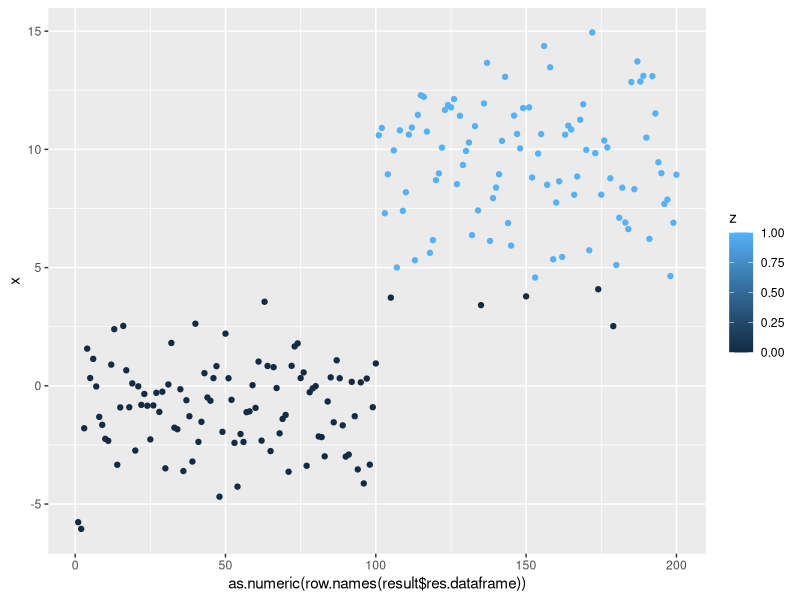
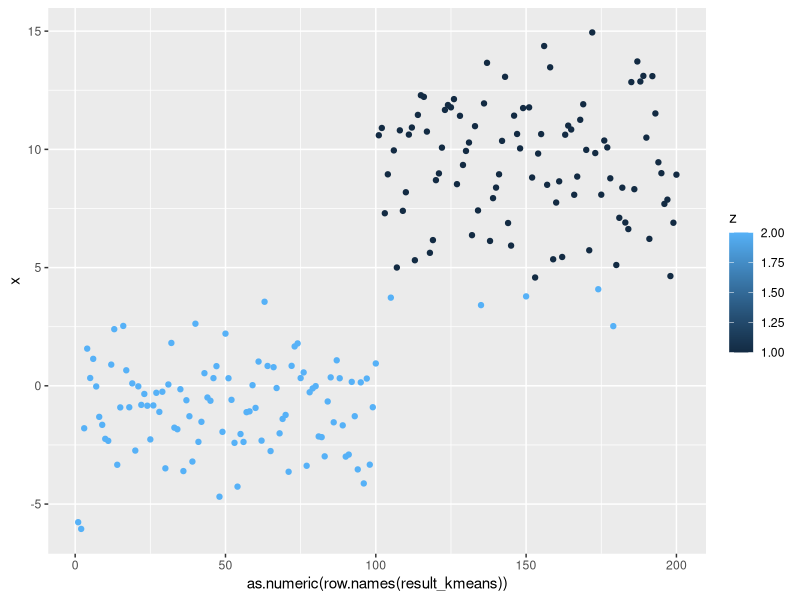
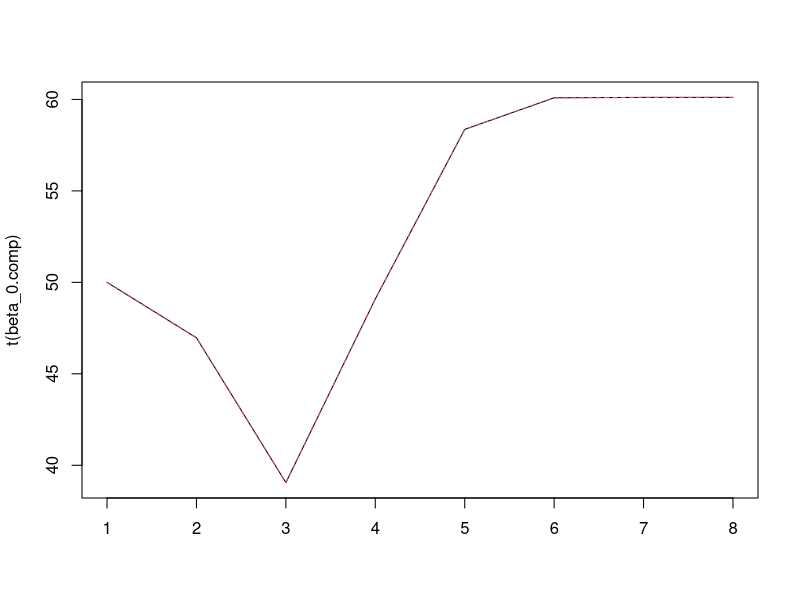
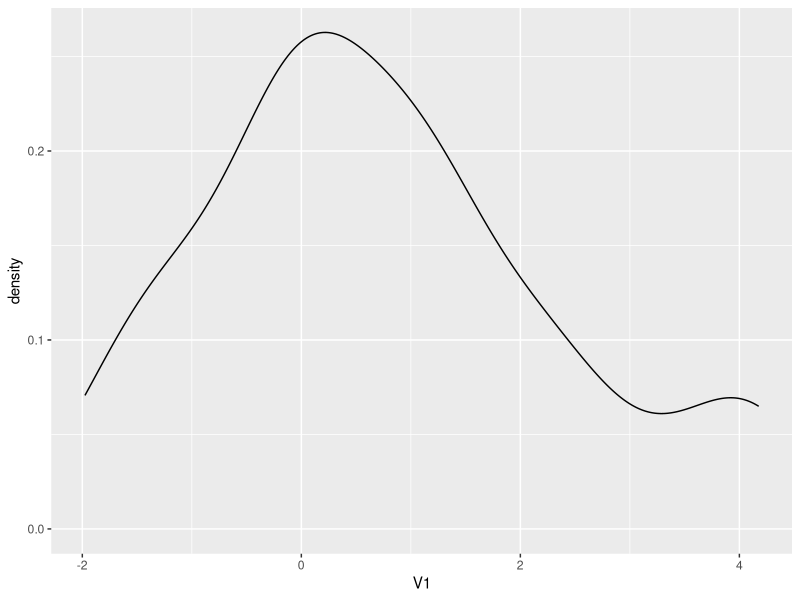
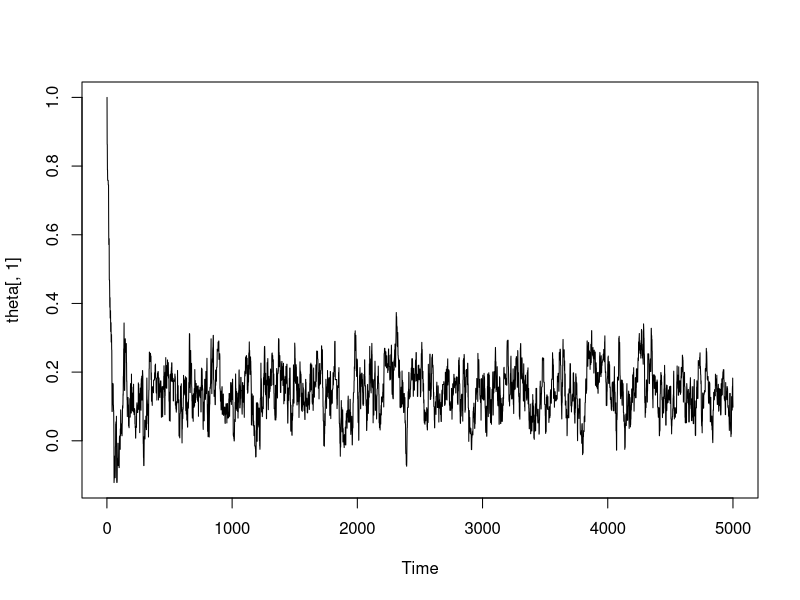
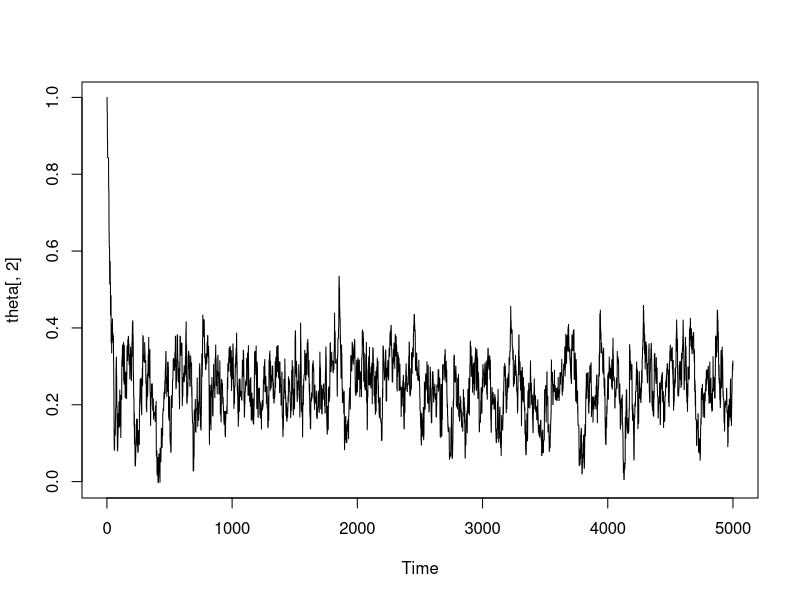
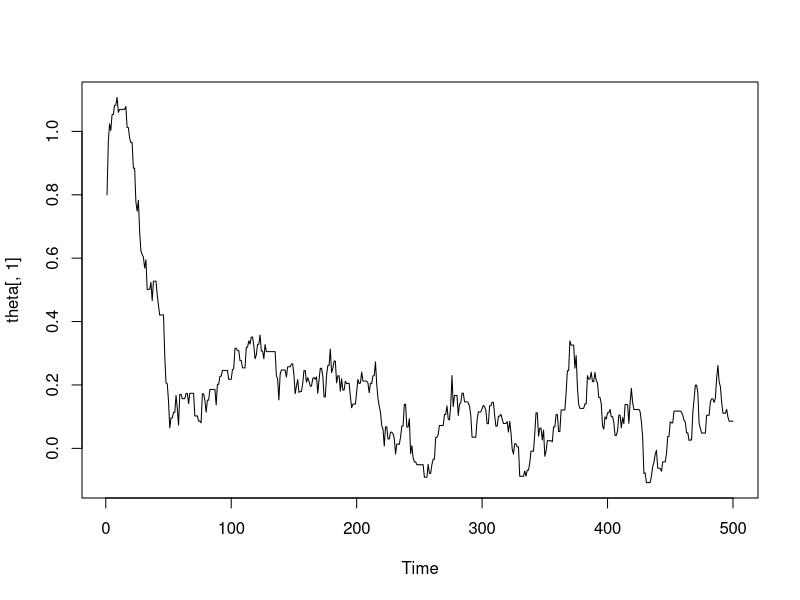
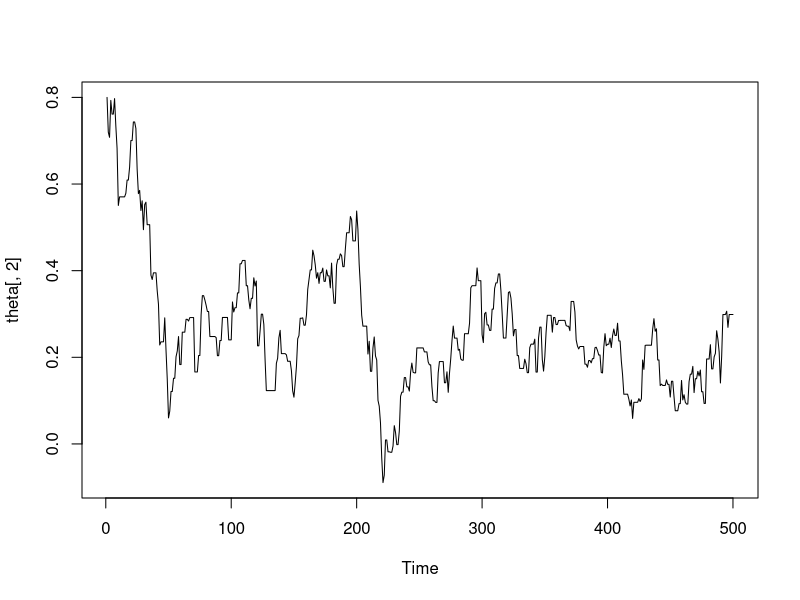

The R source for these figures, in order:
### Lista 2 - Tais Bellini - 205650 ###

library(ggplot2)
library(dplyr)

#### Questao 1 ####

#funcao a ser minimizada
f = function(u, x, z){ 
  u = as.matrix(u)
  sum(z*(x-u[1,])^2) + sum((1-z)*(x-u[2,])^2)
}


#Algoritmo de atualizacao em blocos
block.opt = function(u0, f, data){
  
  cc = FALSE
  data = as.matrix(data)
  res = res_temp = cbind(data, rep(0, nrow(data)))
  zindex = ncol(data)+1
  count = 0

  
  while(!cc && count < 1000){
    for (i in 1:nrow(data)){
      if (f(u0, data[i,], 0) < f(u0, data[i,], 1)) res[i,zindex] = 0 else res[i,zindex] = 1
    }
    
    if(sum(res[,zindex] != res_temp[,zindex]) == 5) cc = TRUE
    res_temp = res
    
    u0 = cbind(u0, rep(0, nrow(u0)))
    u0[1,] = colMeans(res[res[,zindex]==1,])
    u0[2,] = colMeans(res[res[,zindex]==0,])
    u0 = u0[1:ncol(data)]
    
    count = count + 1 
    
    
  }
  
  colnames(res) = c("x", "z")
  res = as.data.frame(res)
  
  return(list("res.dataframe" = res, "u" = u0))
  
}

#inicializar 2 clusters

a = rnorm(100, -1, 2)
b = rnorm(100, 9, 3)
data = c(a,b)

u0 = sample_n(as.data.frame(data), 2)
result = block.opt(u0, f, data)

ggplot(aes(x = as.numeric(row.names(result$res.dataframe)), y = x, color = z), data=result$res.dataframe) + geom_point()
result$u

#validando o resutado com um algoritmo pre pronto
kmeans <- kmeans(data, centers = 2)
result_kmeans = cbind(as.matrix(data), kmeans$cluster)
colnames(result_kmeans) = c("x", "z")
result_kmeans = as.data.frame(result_kmeans)
ggplot(aes(x=as.numeric(row.names(result_kmeans)), y=x, color = z), data=result_kmeans) + geom_point()
kmeans$centers

#### Questao 2 ####

## a 
x = runif(200, 2, 40)
epslon = rnorm(200)
beta = c(60, -0.05)

y = beta[1]*exp(beta[2]*x)+epslon


## b
# ref: https://pt.wikipedia.org/wiki/Algoritmo_de_Gauss-Newton

J = function (beta, x) {
  return(cbind(-exp(beta[2]*x), -beta[1]*x*exp(beta[2]*x)))
}

r = function(beta, x, y) {
  return(y-beta[1]*exp(beta[2]*x))
}


gauss_newton = function (beta_0, J, r, x, y) {
  
  #aux to store execution
  z = beta_0
  
  #aux cc
  i = 0
  
  cc = 1
  while(cc > 0.0001 && i<1000) {
    beta_i = beta_0 - solve(t(J(beta_0, x))%*%J(beta_0, x))%*%t(J(beta_0, x))%*%r(beta_0, x, y)
    cc = sum((beta_i - beta_0)^2)
    beta_0 = c(beta_i)
    z = cbind(z, beta_i)
  }
  return (list(beta_hat = beta_i, z = z))
  
}

beta_0 = c(50, -0.10)
beta_hat = gauss_newton(beta_0, J, r, x, y)

colnames(beta_hat$z) = paste("i",1:ncol(beta_hat$z),sep="")
rownames(beta_hat$z) = c("beta0-gn", "beta1-gn")

##c

f = function(beta,x,y){
  sum((y-beta[1]*exp(beta[2]*x))^2)
}

d1 = function(beta, x){
  A = rbind(0,0)
  A[1] = sum(2*(y-beta[1]*exp(beta[2]*x))*(-exp(beta[2]*x)))
  A[2] = sum(2*(y-beta[1]*exp(beta[2]*x))*(-beta[1]*x*exp(beta[2]*x)))
  return(A)
}
  
d2 = function (beta, x) { 
  A = matrix(0,nrow=length(beta),ncol=length(beta))
  A[1,1] = sum(-2*exp(beta[2]*x)*(-exp(beta[2]*x)))
  A[2,2] = sum(2*(-beta[1]*x*exp(beta[2]*x))*(-beta[1]*x*exp(beta[2]*x)))
  + sum(2*(y-beta[1]*exp(beta[2]*x))*(-beta[1]*x^2*exp(beta[2]*x)))
  A[2,1] = A[1,2] = sum(2*(-beta[1]*x*exp(beta[2]*x))*(-exp(beta[2]*x)))
  + sum(2*(y-beta[1]*exp(beta[2]*x))*(-x*exp(beta[2]*x)))
  return(A)
}

newton_raphson = function(beta_0,d1,d2, x, e=0.0001){
  
  z = beta_0
  i = 0
  
  cc = 1
  while(cc>e && i<1000){
    beta_i = beta_0 - solve(d2(beta_0, x))%*%d1(beta_0, x)
    cc = sum((beta_i-beta_0)^2)
    beta_0 = beta_i
    i=i+1
    z = cbind(z,beta_i)
  }
  return(list(beta_hat = beta_i, z = z))
}

beta_hat.nr = newton_raphson(beta_0, d1, d2, x)
colnames(beta_hat.nr$z) = paste("i",1:ncol(beta_hat$z),sep="")
rownames(beta_hat.nr$z) = c("beta0-nr", "beta1-nr")

beta_0.comp = rbind(beta_hat$z[1,], beta_hat.nr$z[1,])
beta_0.comp

beta_1.comp = rbind(beta_hat$z[2,], beta_hat.nr$z[2,])
beta_1.comp


matplot(t(beta_0.comp), type='l')

#### Questao 3 ####

install.packages("mixtools")
library(mixtools)

##a 
m = 3
n = 40
u = rbind(c(0,0,0), c(3,3,3))
sigma = matrix(1,2,3)

w1 = 0.7
w2 = 1-w1

set.seed(205650)
X = rmvnormmix(n, lambda=c(w1,w2), mu=u, sigma=sigma)

#verificando a dist de V1
X1 = as.data.frame(X)
ggplot(X1, aes(x=V1)) + geom_density()

#Vamos inicializar aqui os chutes iniciais para as simulacoes:

w0_ci = c(0.6, 0.4)
u0_ci = c(1,1,1,4,4,4)

##b

#Verossimilhanca

f = function(u,x){
  w = c(w1,w2)
  u1 = u[1:3]
  u2 = u[3:6]
  sum(log(w[1]*dmvnorm(x-u1) + w[2]*dmvnorm(x-u2)))
}

#Simulated Annealing
opt.sa = function(iter, x, u0) {
  theta = matrix(0,nrow=iter,ncol=length(u0))
  theta[1,] = u0
  f.eval = rep(0, iter)
  f.eval[1] = f(theta[1,],x)
  
  for(i in 2:iter){
    temp = 1/log(1+i)
    d = 0.1*sqrt(temp) #0.1*sqrt(temp)
    e = rnorm(6)*d
    te1 = theta[(i-1),]+e
    u = runif(1)
    prob = min(exp((f(te1,x)-f(theta[(i-1),],x))/temp),1)
    theta[i,] = (u <= prob)*te1 + (u > prob)*theta[(i-1),]    
    f.eval[i] = f(theta[i,],x)
  }
  
  #encontra o máximo
  pos = which.max(f.eval)   
  theta.ot = theta[pos,]    
  plot.ts(theta[,1]);plot.ts(theta[,2])
  return(list("theta_hat" = theta.ot, "history_u" = theta ))
  
}

sa_res = opt.sa(5000, X, u0_ci)
sa_res

##c
#ref: https://www.youtube.com/watch?v=qMTuMa86NzU

#Passo E
# Para o Passo E, calculamos a E(Zi|X=x, mu = mu). 
#Para pi1, temos: P(Zi=1|X=x, mu = mu)/PTotal. Para pi2, temos: P(Zi=0|X=x, mu = mu)/PTotal.

passoE = function(X, mu, w0) {
  p_i1 = (w0[1]*dmvnorm(X, mu = mu[1:3]) / 
           (w0[1]*dmvnorm(X, mu = mu[1:3]) + w0[2]*dmvnorm(X, mu = mu[4:6])))
  p_i2 = w0[2]*dmvnorm(X, mu = mu[4:6]) / 
    (w0[1]*dmvnorm(X, mu = mu[1:3]) + w0[2]*dmvnorm(X, mu = mu[4:6]))
  
  return(cbind(p_i1,p_i2))
}


# theta1_hat = sum(pi1*X)/sum(pi1)
# theta2_hat = sum(pi2*X)/sum(pi2)
passoM = function(p_i, x) {
    m1 <- sum(p_i[,1]) # sum(pi1)
    m2 <- sum(p_i[,2])  #sum(pi2)
    
    theta_hat1 = theta_hat2 = c(rep(0, ncol(x)))
    
    #atualizacao de pi (pesos estimados para cada media)
    w1 <- m1/(m1 + m2) 
    w2 <- m2/(m1 + m2) 
    
    
    #atualizacao de u1 e u2
    theta_hat1 = sapply(1:ncol(x), function(i){
      sum(p_i[,1]*x[,i])/m1
    })
    
    theta_hat2 <- sapply(1:ncol(x), function(i){ #estimando vetor de médias da mistura 2
      sum(p_i[,2]*x[,i])/m2
    })
    
    
    return(list("u" = c(theta_hat1, theta_hat2), "w" = c(w1,w2)))
}

opt.em = function(w0, u0, x, iter){ 
  
  cc = 1
  i = 2
  
  #salva historico das estimacoes
  history_u = matrix(0, nrow = 2*ncol(x), ncol = iter)
  history_u[,1] = u0
  history_w = matrix(0, nrow = length(w0), ncol = iter)
  history_w[,1] = w0
  
  while (cc > 0.00001 & i < iter){
    exp = passoE(x, u0, w0)
    max = passoM(exp, x)
    
    u1 = max$u
    history_u[,i] = max$u
    cc = sum((u0 - u1)^2)
    u0 = u1
    
    w0 = max$w
    history_w[,i] = max$w
    
    i = i+1
  }
  
  return(list("theta_hat" = u0, "history_u" = history_u[,1:i], "history_w" = history_w[,1:i]))
    
}

#Executar o algoritmo

#EM
EM_res = opt.em(w0_ci, u0_ci, X, 500)
EM_res


##d

logf = function (u, x) {
  u1 = u[1:3]
  u2 = u[4:6]
  sum(log((w1*dnorm(x-u1)) + (w2*dnorm(x-u2))))
}


opt_res = optim(par = u0_ci, fn = logf, x = X, method = 'Nelder-Mead', control = list(fnscale = -1))$par
opt_res


##e 

u_real = c(0, 0, 0, 3 , 3, 3)

#medidas: tempo, media desvio padrao das respostas, numero de iteracoes ate convergir
compare = matrix(ncol = 4, nrow = 3)
rownames(compare) = c("SA", "EM", "optim")
colnames(compare) = c("Time Good Guess", "Error Good Guess", "Time Bad Guess", "Error Bad Guess")


iter = 500

#executando com chutes iniciais proximos
u0_ci_gg = c(0.8, 0.8, 0.8, 2.2, 2.2, 2.2)
u0_ci_bg = c(-3, -3, -3, 8, 8, 8)
w0_ci_gg = c(0.6, 0.4)
w0_ci_bg = c(0.5, 0.5)

t0 = Sys.time()
sa_comp = opt.sa(iter, X, u0_ci_gg)
compare[1,1] = Sys.time()-t0

media_erro2 = mean((sa_comp$theta_hat-u_real))^2
compare[1,2] = media_erro2

t0 = Sys.time()
em_comp = opt.em(w0_ci_gg,u0_ci_gg,X,iter)
compare[2,1] = Sys.time()-t0

media_erro2 = mean((em_comp$theta_hat-u_real))^2
compare[2,2] = media_erro2

t0 = Sys.time()
optim_comp = optim(par = u0_ci_gg, fn = logf, x = X, method = 'Nelder-Mead', control = list(fnscale = -1))
compare[3,1] = Sys.time()-t0

media_erro2 = mean((optim_comp$par-u_real))^2
compare[3,2] = media_erro2

#Executando com chutes iniciais piores

t0 = Sys.time()
sa_comp = opt.sa(iter, X, u0_ci_bg)
compare[1,3] = Sys.time()-t0

media_erro2 = mean((sa_comp$theta_hat-u_real))^2
compare[1,4] = media_erro2

t0 = Sys.time()
em_comp = opt.em(w0_ci_bg,u0_ci_bg,X,iter)
compare[2,3] = Sys.time()-t0

media_erro2 = mean((em_comp$theta_hat-u_real))^2
compare[2,4] = media_erro2

t0 = Sys.time()
optim_comp = optim(par = u0_ci_bg, fn = logf, x = X, method = 'Nelder-Mead', control = list(fnscale = -1))
compare[3,3] = Sys.time()-t0

media_erro2 = mean((optim_comp$par-u_real))^2
compare[3,4] = media_erro2

compare = as.data.frame(compare)
compare

#Tempo good guess
ggplot(aes(x=(row.names(compare)), y=compare[,1]), data=compare) + geom_point()

#Erro good guess
ggplot(aes(x=(row.names(compare)), y=compare[,2]), data=compare) + geom_point()

#Tempo bad guess
ggplot(aes(x=(row.names(compare)), y=compare[,3]), data=compare) + geom_point()

#Erro bad guess
ggplot(aes(x=(row.names(compare)), y=compare[,4]), data=compare) + geom_point()


##f 

#Reinicializando as variaveis
m = 3
n = 40
u = rbind(c(0,0,0), c(1,1,0))
sigma = matrix(1,2,3)

w1 = 0.7
w2 = 1-w1

set.seed(205650)
X_f = rmvnormmix(n, lambda=c(w1,w2), mu=u, sigma=sigma)

#verificando a dist de V1
X1_f = as.data.frame(X)
ggplot(X1_f, aes(x=V1)) + geom_density()

#medidas: tempo, media desvio padrao das respostas, numero de iteracoes ate convergir
compare_f = matrix(ncol = 4, nrow = 3)
rownames(compare_f) = c("SA", "EM", "optim")
colnames(compare_f) = c("Time Good Guess", "Error Good Guess", "Time Bad Guess", "Error Bad Guess")

iter = 500
u_real_f = c(0, 0, 0, 1, 1, 0)

#executando com chutes iniciais proximos
u0_ci_gg = c(0.8, 0.8, 0.8, 1.8, 1.8, 1.8)
u0_ci_bg = c(-3, -3, -3, 5, 5, 5)
w0_ci_gg = c(0.6, 0.4)
w0_ci_bg = c(0.5, 0.5)

t0 = Sys.time()
sa_comp_f = opt.sa(iter, X_f, u0_ci_gg)
compare_f[1,1] = Sys.time()-t0

media_erro2 = mean((sa_comp_f$theta_hat-u_real_f))^2
compare_f[1,2] = media_erro2

t0 = Sys.time()
em_comp_f = opt.em(w0_ci_gg,u0_ci_gg,X_f,iter)
compare_f[2,1] = Sys.time()-t0

media_erro2 = mean((em_comp_f$theta_hat-u_real_f))^2
compare_f[2,2] = media_erro2

t0 = Sys.time()
optim_comp_f = optim(par = u0_ci_gg, fn = logf, x = X_f, method = 'Nelder-Mead', control = list(fnscale = -1))
compare_f[3,1] = Sys.time()-t0

media_erro2 = mean((optim_comp_f$par-u_real_f))^2
compare_f[3,2] = media_erro2

#Executando com chutes iniciais piores

t0 = Sys.time()
sa_comp_f = opt.sa(iter, X_f, u0_ci_bg)
compare_f[1,3] = Sys.time()-t0

media_erro2 = mean((sa_comp_f$theta_hat-u_real_f))^2
compare_f[1,4] = media_erro2

t0 = Sys.time()
em_comp_f = opt.em(w0_ci_bg,u0_ci_bg,X_f,iter)
compare_f[2,3] = Sys.time()-t0

media_erro2 = mean((em_comp_f$theta_hat-u_real_f))^2
compare_f[2,4] = media_erro2

t0 = Sys.time()
optim_comp_f = optim(par = u0_ci_bg, fn = logf, x = X_f, method = 'Nelder-Mead', control = list(fnscale = -1))
compare_f[3,3] = Sys.time()-t0

media_erro2 = mean((optim_comp_f$par-u_real_f))^2
compare_f[3,4] = media_erro2

compare_f = as.data.frame(compare_f)
compare_f

#Tempo good guess
ggplot(aes(x=(row.names(compare_f)), y=compare_f[,1]), data=compare_f) + geom_point()

#Erro good guess
ggplot(aes(x=(row.names(compare_f)), y=compare_f[,2]), data=compare_f) + geom_point()

#Tempo bad guess
ggplot(aes(x=(row.names(compare_f)), y=compare_f[,3]), data=compare_f) + geom_point()

#Erro bad guess
ggplot(aes(x=(row.names(compare_f)), y=compare_f[,4]), data=compare_f) + geom_point()

optim_comp

#g

data = read.csv2("dados_geneticos.txt", sep = " ", header = T, as.is = T)
data = data[,colSums(data != 0) > 0]

passoE = function(X, mu, w0) {
  mu = u0_ci_gn
  mu1 = mu[1:ncol(X)]
  w0 = c(0.5,0.5)
  mu2 = mu[(ncol(X)+1):(ncol(X)*2)]
  p_i1 = w0[1]*dmvnorm(X, mu = mu1) / 
            (w0[1]*dmvnorm(X, mu = mu1) + w0[2]*dmvnorm(X, mu = mu2))
  p_i2 = w0[2]*dmvnorm(X, mu = mu2) / 
    (w0[1]*dmvnorm(X, mu = mu1) + w0[2]*dmvnorm(X, mu = mu2))
  
  return(cbind(p_i1,p_i2))
}


# theta1_hat = sum(pi1*X)/sum(pi1)
# theta2_hat = sum(pi2*X)/sum(pi2)
passoM = function(p_i, x) {
  m1 <- sum(p_i[,1]) # sum(pi1)
  m2 <- sum(p_i[,2])  #sum(pi2)
  
  theta_hat1 = theta_hat2 = c(rep(0, ncol(x)))
  
  #atualizacao de pi (pesos estimados para cada media)
  w1 <- m1/(m1 + m2) 
  w2 <- m2/(m1 + m2) 
  
  
  #atualizacao de u1 e u2
  theta_hat1 = sapply(1:ncol(x), function(i){
    sum(p_i[,1]*x[,i])/m1
  })
  
  theta_hat2 <- sapply(1:ncol(x), function(i){ #estimando vetor de médias da mistura 2
    sum(p_i[,2]*x[,i])/m2
  })
  
  
  return(list("u" = c(theta_hat1, theta_hat2), "w" = c(w1,w2)))
}

opt.em = function(w0, u0, x, iter){ 
  
  cc = 1
  i = 2
  
  #salva historico das estimacoes
  history_u = matrix(0, nrow = 2*ncol(x), ncol = iter)
  history_u[,1] = u0
  history_w = matrix(0, nrow = length(w0), ncol = iter)
  history_w[,1] = w0
  
  while (cc > 0.00001 & i < iter){
    exp = passoE(x, u0, w0)
    max = passoM(exp, x)
    
    u1 = max$u
    history_u[,i] = max$u
    cc = sum((u0 - u1)^2)
    u0 = u1
    
    w0 = max$w
    history_w[,i] = max$w
    
    i = i+1
  }
  
  return(list("theta_hat" = u0, "history_u" = history_u[,1:i], "history_w" = history_w[,1:i]))
  
}

#EM
d = matrix(unlist(data), ncol = ncol(data), byrow = T)
class(d) = "numeric"

u0_ci_gn = c(rep(0, 78), rep(3, 78))
w0_ci_gn = c(0.5, 0.5)
EM_res = opt.em(w0_ci_gn, u0_ci_gn, d, 500)
EM_res$history_w[,ncol(EM_res$history_w)-1]
# classificou como sendo um cluster so (deu peso 1 para w1)

model = kmeans(data, 2)
model$cluster
# Identificou 2 clusters e separou a pop europeia em um cluster


#### Questao 4 ####

## DaDOS ARTUR - CMAPEONATO BARSILEIRO 2018 

Casa=matrix(c(0,1,3,1,1,0,0,0,1,2,0,1,2,0,0,2,1,3,2,2,
              0,0,3,1,1,2,3,1,1,0,5,0,0,1,2,3,1,5,0,2,
              4,1,0,2,2,2,5,1,2,3,3,2,2,1,3,2,0,4,1,4,
              1,2,0,0,3,2,1,1,0,0,2,0,0,1,2,1,2,2,3,4,
              1,0,2,0,0,0,1,1,1,2,2,2,1,1,2,0,2,2,1,1,
              2,2,0,0,0,0,3,2,0,0,1,0,1,2,1,1,0,1,0,2,
              1,1,2,1,0,2,0,2,2,3,1,1,2,1,1,0,1,2,1,0,
              1,1,0,2,2,1,0,0,2,0,2,0,1,1,1,1,1,2,1,0,
              3,0,2,1,1,0,3,1,0,0,2,0,0,1,3,2,0,2,1,3,
              2,2,1,2,2,0,2,1,1,0,3,2,2,1,2,1,0,4,1,1,
              1,1,2,1,1,0,3,1,1,0,0,0,0,1,4,0,1,0,0,0,
              1,2,0,2,4,3,2,1,1,2,0,0,0,0,2,5,2,3,2,4,
              2,1,2,2,3,1,3,2,0,2,2,1,0,0,1,2,3,0,3,2,
              4,3,2,3,2,2,0,1,3,1,3,2,1,0,3,3,3,2,1,3,
              1,0,0,1,1,0,1,0,1,0,2,0,1,1,0,0,1,1,1,1,
              0,3,1,2,1,2,0,1,0,1,3,0,1,1,3,0,0,3,1,5,
              1,2,0,1,3,1,2,3,1,2,1,1,0,0,1,1,0,0,2,3,
              0,3,1,2,1,1,1,1,0,0,1,0,2,0,1,2,1,0,2,0,
              4,2,1,2,1,1,3,1,2,1,1,1,1,0,1,0,2,3,0,2,
              1,1,1,2,3,2,1,2,1,2,1,0,2,0,1,0,0,1,1,0),ncol=20,nrow=20,byrow=T)


rownames(Casa)=c("AMM","ATM","ATP","BAH","BOT","CEA","CHA","COR","CRU","FLA","FLU","GRE","INT","PAL","PAR","SAN","SPA","SPT","VAS","VIT")
colnames(Casa)=c("AMM","ATM","ATP","BAH","BOT","CEA","CHA","COR","CRU","FLA","FLU","GRE","INT","PAL","PAR","SAN","SPA","SPT","VAS","VIT")

GFcasa=apply(Casa,1,sum) # Gols marcados por time em casa
GScasa=apply(Casa,2,sum) # Gols sofridos por time em casa


Fora=matrix(c(0,0,0,0,0,2,0,0,1,0,0,0,0,0,0,1,1,2,1,0,
              3,0,2,2,3,1,0,1,0,1,0,0,2,2,1,2,2,2,1,0,
              1,1,0,0,0,0,1,0,1,2,0,0,1,0,0,0,0,0,1,2,
              0,0,0,0,1,2,1,1,1,0,1,2,0,0,0,0,0,0,1,2,
              0,0,1,3,0,0,1,0,0,0,0,0,0,0,1,1,2,1,2,4,
              0,1,2,1,0,0,0,1,2,1,0,2,0,1,1,0,0,0,1,1,
              0,3,1,0,0,1,0,0,0,0,1,0,0,0,1,1,0,1,1,0,
              0,0,0,0,0,1,1,0,0,0,0,0,1,0,4,0,1,1,4,2,
              2,0,0,0,1,1,0,0,0,0,0,1,0,1,1,1,0,0,0,1,
              2,1,0,0,1,3,2,3,2,0,2,0,1,1,4,1,2,1,1,2,
              0,2,1,0,1,0,2,1,1,0,0,0,0,0,1,0,1,2,1,2,
              1,1,1,2,1,1,1,1,1,0,1,0,0,0,0,0,1,0,0,0,
              1,1,2,1,0,1,1,1,0,0,3,0,0,0,1,2,0,1,1,3,
              0,1,3,1,1,2,2,0,0,1,0,2,0,0,1,1,2,1,1,3,
              1,0,0,0,1,0,1,0,1,0,0,0,0,0,0,1,0,0,0,0,
              1,1,0,0,0,1,0,1,1,0,1,1,2,2,2,0,0,1,3,1,
              3,0,1,2,2,0,0,1,2,1,1,1,1,1,1,0,0,3,0,1,
              0,2,0,0,0,0,1,1,0,1,0,4,0,3,2,0,0,0,2,0,
              1,0,0,0,1,0,1,0,1,1,1,1,1,0,1,1,1,1,0,0,
              1,1,0,1,1,0,1,0,0,0,0,0,1,2,1,2,0,0,3,0),ncol=20,nrow=20,byrow=T)

rownames(Fora)=c("AMM","ATM","ATP","BAH","BOT","CEA","CHA","COR","CRU","FLA","FLU","GRE","INT","PAL","PAR","SAN","SPA","SPT","VAS","VIT")
colnames(Fora)=c("AMM","ATM","ATP","BAH","BOT","CEA","CHA","COR","CRU","FLA","FLU","GRE","INT","PAL","PAR","SAN","SPA","SPT","VAS","VIT")

GFfora=apply(Fora,1,sum) # Gols marcados por time fora de casa
GSfora=apply(Fora,2,sum) # Gols sofridos por time fora de casa

X=Casa+Fora # matriz 20x20 no estilo da apresentada no exercício de aula


n=20    # numero de times

# Inicializa vetores para os parametros
o=numeric(n)  
d=numeric(n)

## Reune parametros em vetor único - para montar função para otimização
t=c(o,d)

### Implementação da função log verossimilhança (proporcional)
# ij vai ate a metade, ji eh o resto, por isso n+j
logL=function(t, n){
  temp=0
  for(i in 1:n){
    for(j in 1:n){
      temp=temp -exp(t[i]-t[n+j])+X[i,j]*(t[i]-t[n+j])   # elementos a serem somados para cada par de times registrado
    }
  }
  -temp
}

# cria um vetor de valores para o parametro
# chute inicial
t0=c(rep(1,n),rep(0.35,n))

#funcao que usa newton-like methods
nr = nlm(logL, p=t0, n=20)
nr

o_hat = nr$estimate[1:20]
d_hat = nr$estimate[21:40]
names(o_hat) = names(d_hat) = c("AMM","ATM","ATP","BAH","BOT","CEA","CHA","COR","CRU","FLA",
                                        "FLU","GRE","INT","PAL","PAR","SAN","SPA","SPT","VAS","VIT")

head(sort(o_hat))

opt = optim(par = t0, fn = logL, control = list(factr = 1e3), n = 20)
opt$par

opt.o_hat = opt$par[1:20]
opt.d_hat = opt$par[21:40]
names(opt.o_hat) = names(opt.d_hat) = c("AMM","ATM","ATP","BAH","BOT","CEA","CHA","COR","CRU","FLA",
                                "FLU","GRE","INT","PAL","PAR","SAN","SPA","SPT","VAS","VIT")

head(sort(opt.o_hat))

# Dados de block relaxation para comparar

## Definir valores iniciais para O e D
d=rep(1,20)
o=rep(0.5,20)


d_old=rep(0,20)
o_old=rep(0,20)         

n = 20
O=matrix(ncol=20,nrow=n)  # vamos montar matrizes para guardar o historico da otimização
D=matrix(ncol=20,nrow=n)
# salva valores iniciais
O[,1]=o
D[,0.5]=d


# Define criterio de convergencia
epslon=0.1
i=1  # contador de iterações


while(sum((d-d_old)^2)+sum((o-o_old)^2)>epslon){   # criterio de convergencia
  o_old=o
  # soma em j / soma das exponenciais de -d -> formula que encontramos analiticamente
  o=log(rowSums(X)/sum(exp(-d)))   #registra o valor antigo, e atualiza todos os o`s
  d_old=d
  # soma em i/ soma das exponenciais de o -> formula que encontramos analiticamente
  d=-log(colSums(X)/sum(exp(o)))  #registra o valor antigo, e atualiza todos os d`s
  
  
  #Salva os valores na matriz  
  i=i+1
  O[,i]=o
  D[,i]=d
  
}

block.o_hat = O[,i]           ### Olhar os resultados
block.d_hat = D[,i]

names(block.o_hat) = names(block.d_hat) = c("AMM","ATM","ATP","BAH","BOT","CEA","CHA","COR","CRU","FLA",
                                    "FLU","GRE","INT","PAL","PAR","SAN","SPA","SPT","VAS","VIT")

head(sort(block.o_hat))
head(sort(block.d_hat))

#Comparando:

head(sort(o_hat))
head(sort(opt.o_hat))
head(sort(block.o_hat))


head(sort(d_hat))
head(sort(opt.d_hat))
head(sort(block.d_hat))
